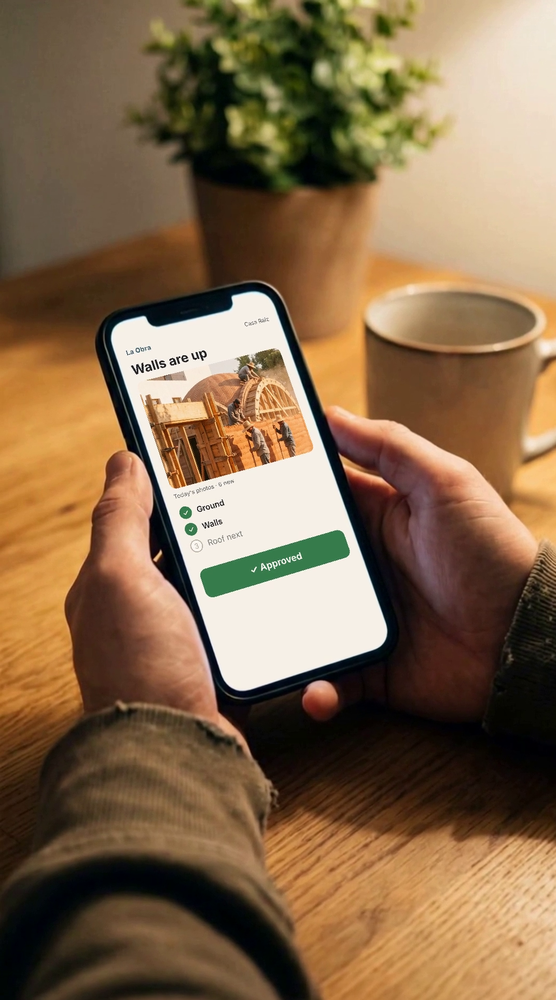
#> input picture film-sources/anchors/app.png, 556 x 1000 px, shrunk from 1072 x 1928 before the run
$ python phonecomp.py ../anchors/app.png ../anchors/f11.png ../anchors/f11.png
#> lines starting #> are read from the running program, lines starting #| are printed output that depends on the picture; after the words box and inside, x2 and y2 are one past the last pixel; in counts of white or black regions, pixels touching at a corner belong together
# Find the white phone screen in a frame and lay a UI image into it.
import sys, json, numpy as np
from PIL import Image, ImageFilter

def screen_mask(img):
    a=np.asarray(img.convert('RGB')).astype(np.int16)
    mx=a.max(2); mn=a.min(2)
    m=(mn>200)&((mx-mn)<40)
    mi=Image.fromarray((m*255).astype(np.uint8)).filter(ImageFilter.MinFilter(5)).filter(ImageFilter.MaxFilter(5))
    m=np.asarray(mi)>127
    m=biggest_blob(m)
    ys,xs=np.nonzero(m); cy,cx=int(np.median(ys)),int(np.median(xs))
    return m,(cx,cy)

def biggest_blob(m):
    from collections import deque
    f=4; H,W=m.shape; s=m[::f,::f].copy(); h,w=s.shape
    lab=np.zeros((h,w),np.int32); best=(0,0); n=0
    for y0 in range(h):
        for x0 in np.nonzero(s[y0]&(lab[y0]==0))[0]:
            n+=1; q=deque([(y0,x0)]); lab[y0,x0]=n; c=0
            while q:
                y,x=q.popleft(); c+=1
                for yy,xx in ((y+1,x),(y-1,x),(y,x+1),(y,x-1)):
                    if 0<=yy<h and 0<=xx<w and s[yy,xx] and not lab[yy,xx]:
                        lab[yy,xx]=n; q.append((yy,xx))
            if c>best[0]: best=(c,n)
    keep=(lab==best[1])
    big=np.repeat(np.repeat(keep,f,0),f,1)[:H,:W]
    return m&big

def robust_line(pts, axis):
    # axis 0: y=f(x) ; axis 1: x=f(y)
    p=np.array(pts,float)
    u,v=(p[:,0],p[:,1]) if axis==0 else (p[:,1],p[:,0])
    keep=np.ones(len(u),bool)
    for _ in range(6):
        k,b=np.polyfit(u[keep],v[keep],1); r=np.abs(v-(k*u+b))
        thr=max(2.0,np.percentile(r[keep],60)*2); keep=r<thr
    return k,b

def quad(img):
    m,(cx,cy)=screen_mask(img); H,W=m.shape
    ys,xs=np.nonzero(m)
    x0,x1=np.percentile(xs,[2,98]); y0,y1=np.percentile(ys,[2,98])
    top=[];bot=[];lef=[];rig=[]
    for x in np.linspace(x0+(x1-x0)*.2,x1-(x1-x0)*.2,60).astype(int):
        col=np.nonzero(m[:,x])[0]
        if len(col): top.append((x,col.min())); bot.append((x,col.max()))
    for y in np.linspace(y0+(y1-y0)*.2,y1-(y1-y0)*.2,80).astype(int):
        row=np.nonzero(m[y,:])[0]
        if len(row): lef.append((row.min(),y)); rig.append((row.max(),y))
    T=robust_line(top,0);B=robust_line(bot,0);L=robust_line(lef,1);R=robust_line(rig,1)
    def inter(h,v):  # y=kh x+bh ; x=kv y+bv
        kh,bh=h;kv,bv=v; y=(kh*bv+bh)/(1-kh*kv); x=kv*y+bv; return (x,y)
    return [inter(T,L),inter(T,R),inter(B,R),inter(B,L)], m

def homography(src,dst):
    A=[]
    for (x,y),(u,v) in zip(src,dst):
        A+= [[x,y,1,0,0,0,-u*x,-u*y,-u],[0,0,0,x,y,1,-v*x,-v*y,-v]]
    _,_,Vt=np.linalg.svd(np.array(A,float)); return Vt[-1].reshape(3,3)

def composite(base, ui, q, m, radius_frac=0.06):
    W,H=base.size; uw,uh=ui.size
    Hm=homography(q,[(0,0),(uw,0),(uw,uh),(0,uh)])  # dst->ui
    yy,xx=np.mgrid[0:H,0:W]; P=np.stack([xx.ravel(),yy.ravel(),np.ones(W*H)])
    Q=Hm@P; u=(Q[0]/Q[2]).reshape(H,W); v=(Q[1]/Q[2]).reshape(H,W)
    inside=(u>=0)&(u<uw-1)&(v>=0)&(v<uh-1)
    # rounded corners
    r=radius_frac*uw
    cxd=np.minimum(u,uw-u); cyd=np.minimum(v,uh-v)
    corner=(cxd<r)&(cyd<r)&(((r-cxd)**2+(r-cyd)**2)>r*r)
    inside&=~corner
    uarr=np.asarray(ui.convert('RGB')).astype(np.float32)
    ui_=np.clip(u,0,uw-1).astype(int); vi_=np.clip(v,0,uh-1).astype(int)
    samp=uarr[vi_,ui_]
    # keep thumbs on top: only paint where the screen is white (m), softened
    mask=Image.fromarray(((inside&m)*255).astype(np.uint8)).filter(ImageFilter.GaussianBlur(1.2))
    a=(np.asarray(mask).astype(np.float32)/255)[...,None]
    b=np.asarray(base.convert('RGB')).astype(np.float32)
    # slight screen glow and warmth so it sits in the scene
    samp=samp*0.94+np.array([12,8,2])
    out=b*(1-a)+samp*a
    return Image.fromarray(np.clip(out,0,255).astype(np.uint8))

if __name__=='__main__':
    base=Image.open(sys.argv[1]).convert('RGB'); q,m=quad(base)
#> further down, base is the input picture: PIL image 556x1000 RGB; mean R, G, B 132.6, 105.6, 75.9
#> in screen_mask, `mi=Image.fromarray((m*255).astype(np.uint8)).filter(ImageFilter.MinFil..`:
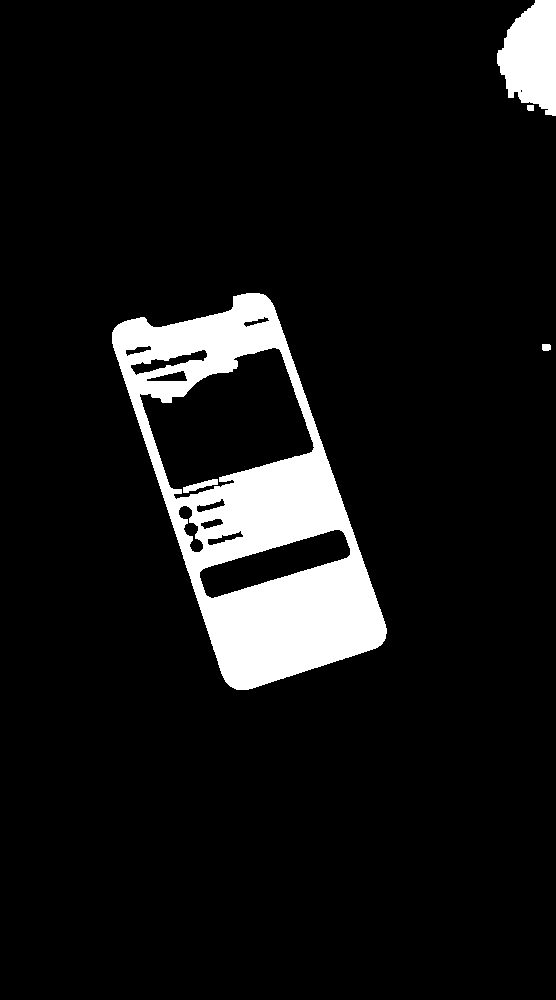
#> mi: PIL image 556x1000 L; 8.4% white; 5 white regions, box (x1, y1, x2, y2) and area: (112, 293, 387, 690) 41393, (497, 0, 556, 116) 4947, (183, 479, 218, 493) 212, (542, 344, 551, 351) 59, (527, 105, 534, 111) 41
#> in biggest_blob, `s = m[::f, ::f].copy()`: s: shape (250, 139) bool; 8.4% white; 4 white regions (2 under 20 px), largest, box (x1, y1, x2, y2) and area: (28, 74, 97, 173) 2601, (125, 0, 139, 29) 299
#> after the loop in biggest_blob, `for y0 in range(h):`:
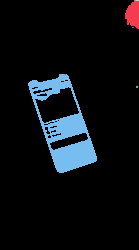
#> lab: shape (250, 139) int32; 18 distinct labels, from 0 to 17; one colour per label, 0 black
#> in biggest_blob, `big=np.repeat(np.repeat(keep,f,0),f,1)[:H,:W]`: keep: shape (250, 139) bool; 7.5% white; 1 white region, box (x1, y1, x2, y2) and area: (28, 74, 97, 173) 2594
#> in biggest_blob, `return m&big`: returned value: shape (1000, 556) bool; 7.1% white; 2 white regions, box (x1, y1, x2, y2) and area: (112, 296, 387, 690) 39186, (183, 480, 218, 493) 147
#> in screen_mask, `cy, cx = (int(np.median(ys)), int(np.median(xs)))`: cy = 528; cx = 261
#> in quad, `m, (cx, cy) = screen_mask(img)`: cy = 528
#> in quad, `x0, x1 = np.percentile(xs, [2, 98])`: x0 = 130; x1 = 368
#> in quad, `y0, y1 = np.percentile(ys, [2, 98])`: y0 = 317; y1 = 673
#> after the loop in quad, `for x in np.linspace(x0+(x1-x0)*.2,x1-(x1-x0)*.2,60).astype(int):`: bot = 60 pairs, first value 177 to 320, second value 539 to 689; top = 60 pairs, first value 177 to 320, second value 296 to 440
#> after the loop in quad, `for y in np.linspace(y0+(y1-y0)*.2,y1-(y1-y0)*.2,80).astype(int):`: lef = 80 pairs, first value 128 to 200, second value 388 to 601; rig = 80 pairs, first value 302 to 377, second value 388 to 601
#> in robust_line, `p=np.array(pts,float)`: p has the same summary as top in quad
#> in robust_line, `u,v=(p[:,0],p[:,1]) if axis==0 else (p[:,1],p[:,0])`: u = 60 values from 177 to 320; v = 60 values, max 440 at index 59, min 296 at index 25, mean 331.6
#> the loop in robust_line, `for _ in range(6):` made 6 passes
#> (k, b, thr) on passes 1 to 6: (0.578, 188, 59.25), (0.529, 198.9, 57.44), (0.433, 220.3, 50.82), (0.333, 242.4, 44.95), (0.18, 275.9, 37.65), (0.0233, 309.9, 27)
#> in quad, `T = robust_line(top, 0)`: T = (0.0233, 309.9)
#> the loop in robust_line (call 2), `for _ in range(6):` made 6 passes
#> (k, b, thr) on passes 1 to 6: (0.705, 479.9, 60.68), (0.657, 493, 60.82), (0.559, 519.9, 54.15), (0.453, 549.1, 45.14), (0.297, 592.6, 38.44), (0.133, 638.4, 26.85)
#> in quad, `B = robust_line(bot, 0)`: B = (0.133, 638.4)
#> in quad, `L = robust_line(lef, 1)`: L = (0.333, -1.36)
#> in quad, `R = robust_line(rig, 1)`: R = (0.351, 165.6)
#> in inter, `kh, bh = h`: kh = 0.0233; bh = 309.9
#> in inter, `kv, bv = v`: kv = 0.333; bv = -1.36
#> in inter, `y = (kh * bv + bh) / (1 - kh * kv)`: y = 312.3
#> in inter, `x = kv * y + bv`: x = 102.6
#> after `q, m = quad(base)`: q = [(102.6, 312.3), (276.7, 316.4), (408.9, 693), (221, 667.9)]
    print(json.dumps([(round(x,1),round(y,1)) for x,y in q]))
#| [[102.6, 312.3], [276.7, 316.4], [408.9, 693.0], [221.0, 667.9]]
    if len(sys.argv)>3:
        composite(base,Image.open(sys.argv[2]),q,m).save(sys.argv[3])
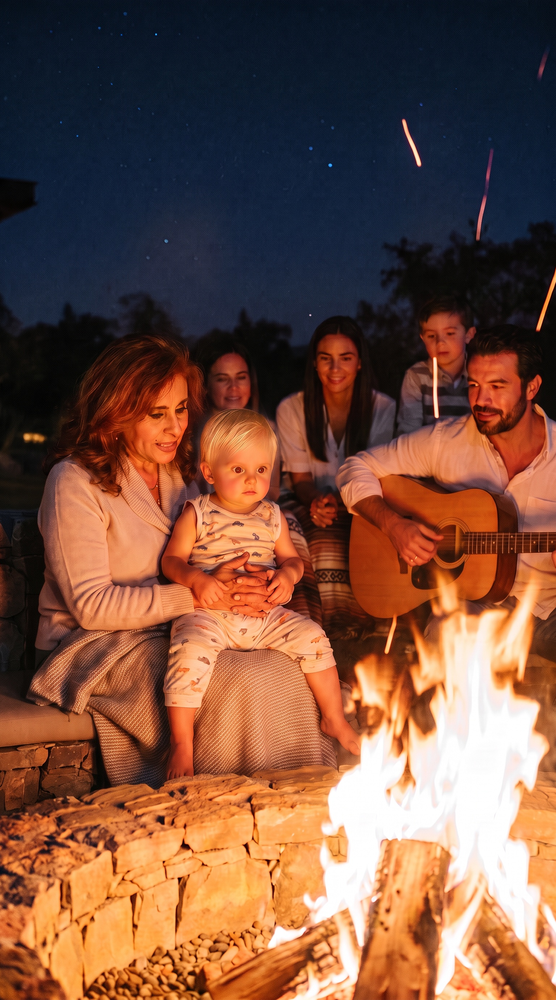
#> input picture film-sources/anchors/f11.png, 556 x 1000 px, shrunk from 1072 x 1928 before the run
#> in composite, `W, H = base.size`: W = 556; H = 1000
#> the loop in homography, `for (x,y),(u,v) in zip(src,dst):` made 4 passes
#> (x, y, u, v) on passes 1 to 4: (102.6, 312.3, 0, 0), (276.7, 316.4, 556, 0), (408.9, 693, 556, 1000), (221, 667.9, 0, 1000)
#> after the loop in homography, `for (x,y),(u,v) in zip(src,dst):`: A = 8 items
#> in composite, `Hm=homography(q,[(0,0),(uw,0),(uw,uh),(0,uh)])`: Hm = [[0.00373, -0.00124, 0.00507], [-7.53e-05, 0.00323, -1], [3.56e-07, -1.92e-09, 0.00106]]
#> in composite, `yy, xx = np.mgrid[0:H, 0:W]`:
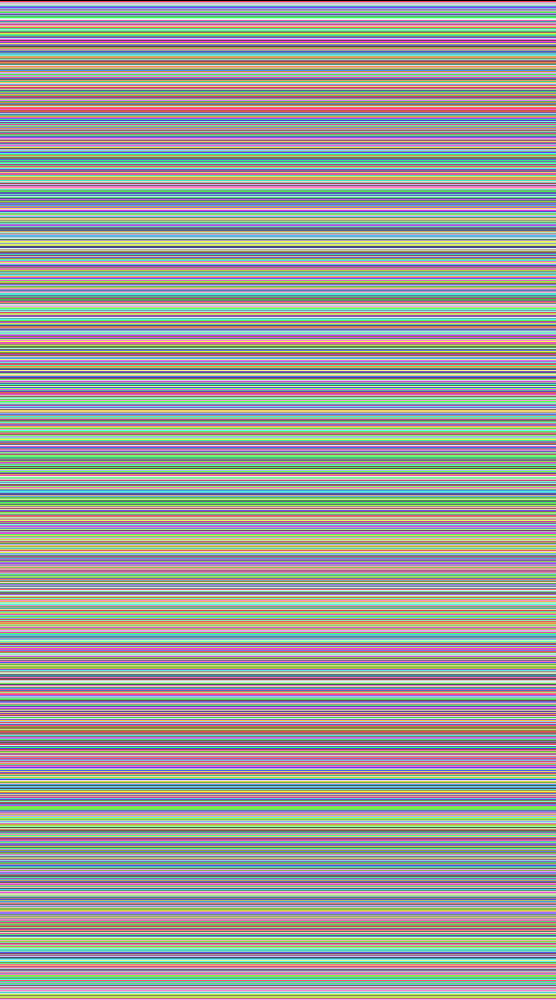
#> yy: shape (1000, 556) int64; 1000 distinct labels, from 0 to 999; one colour per label, 0 black
#> in composite, `inside=(u>=0)&(u<uw-1)&(v>=0)&(v<uh-1)`: inside: shape (1000, 556) bool; 11.6% white; 1 white region, box (x1, y1, x2, y2) and area: (103, 313, 409, 693) 64228
#> in composite, `corner=(cxd<r)&(cyd<r)&(((r-cxd)**2+(r-cyd)**2)>r*r)`: corner: shape (1000, 556) bool; 48.1% white; 4 white regions, box (x1, y1, x2, y2) and area: (156, 0, 556, 336) 113776, (0, 628, 342, 1000) 100949, (398, 681, 556, 1000) 32465, (0, 0, 113, 324) 20041
#> in composite, `inside&=~corner`: inside: shape (1000, 556) bool; 11.5% white; 1 white region, box (x1, y1, x2, y2) and area: (106, 313, 406, 692) 64132
#> in composite, `vi_ = np.clip(v, 0, uh - 1).astype(int)`:
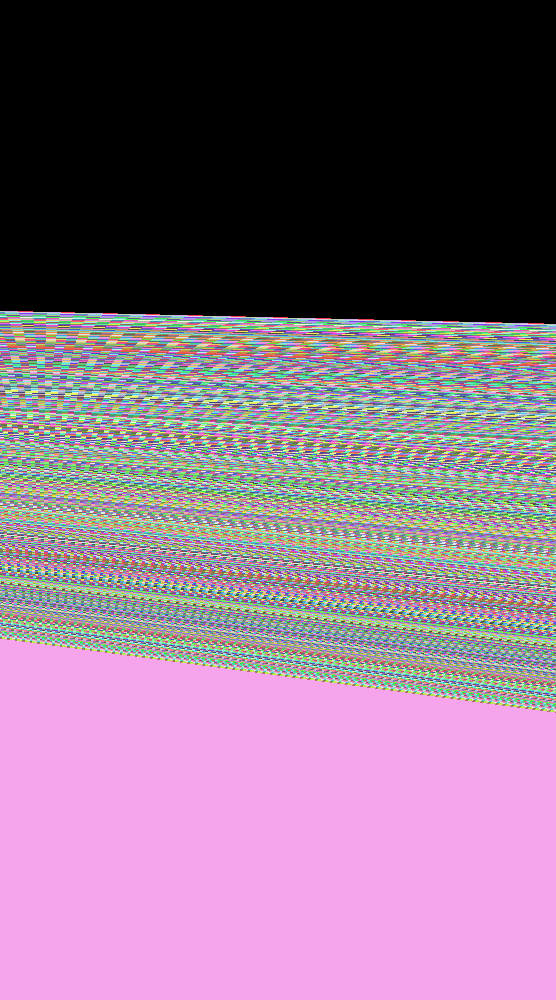
#> vi_: shape (1000, 556) int64; 1000 distinct labels, from 0 to 999; one colour per label, 0 black
#> in composite, `samp=uarr[vi_,ui_]`:
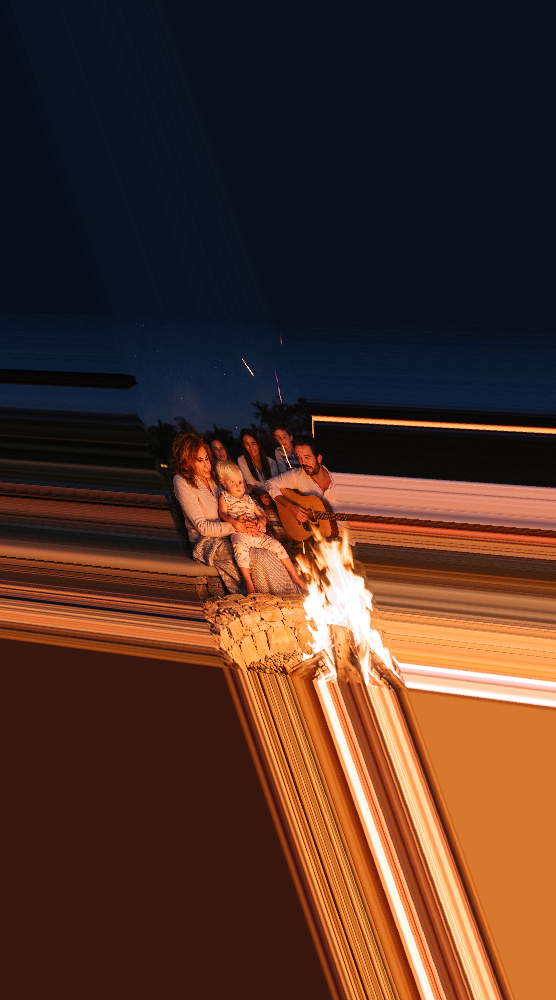
#> samp: shape (1000, 556, 3) float32; mean R, G, B 79.5, 49.6, 37.7
#> in composite, `out=b*(1-a)+samp*a`:
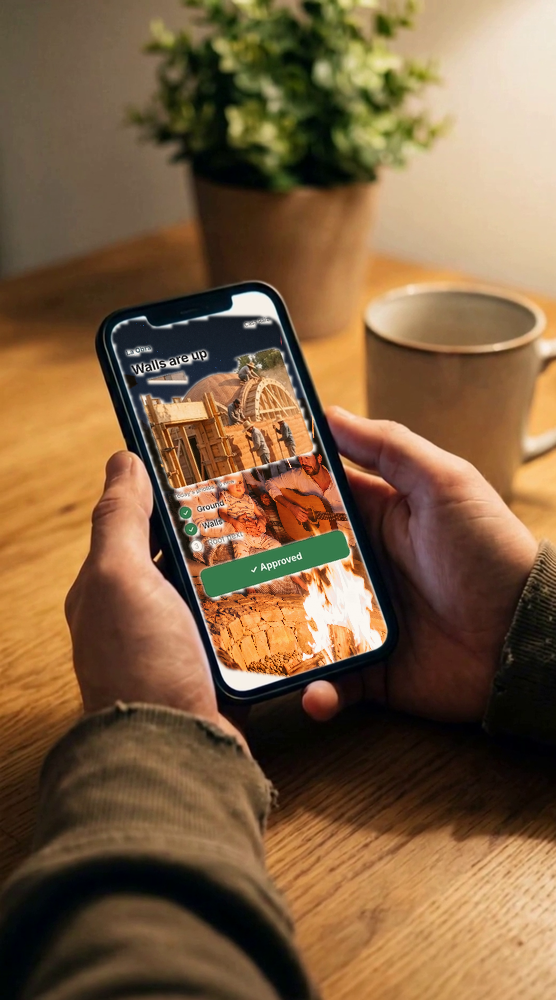
#> out: shape (1000, 556, 3) float64; mean R, G, B 126.3, 96.4, 65.3
